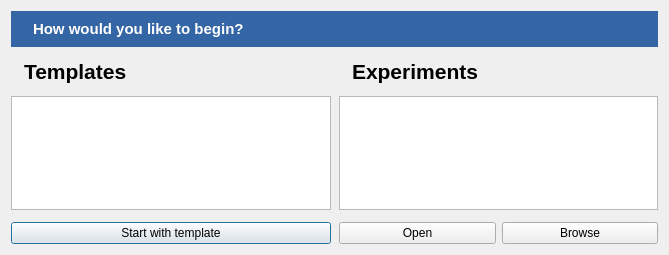
<?xml version="1.0" encoding="UTF-8"?>
<ui version="4.0">
 <class>Dialog</class>
 <widget class="QDialog" name="Dialog">
  <property name="geometry">
   <rect>
    <x>0</x>
    <y>0</y>
    <width>669</width>
    <height>255</height>
   </rect>
  </property>
  <property name="windowTitle">
   <string>New experiment</string>
  </property>
  <layout class="QVBoxLayout" name="verticalLayout_2">
   <property name="spacing">
    <number>12</number>
   </property>
   <item>
    <widget class="QWidget" name="widget_2" native="true">
     <property name="sizePolicy">
      <sizepolicy hsizetype="Preferred" vsizetype="Fixed">
       <horstretch>0</horstretch>
       <verstretch>0</verstretch>
      </sizepolicy>
     </property>
     <property name="styleSheet">
      <string notr="true">background-color: #3465a4;
color: rgb(255, 255, 255);</string>
     </property>
     <layout class="QHBoxLayout" name="horizontalLayout">
      <property name="leftMargin">
       <number>9</number>
      </property>
      <item>
       <widget class="QLabel" name="label_3">
        <property name="sizePolicy">
         <sizepolicy hsizetype="Fixed" vsizetype="Preferred">
          <horstretch>0</horstretch>
          <verstretch>0</verstretch>
         </sizepolicy>
        </property>
        <property name="text">
         <string/>
        </property>
        <property name="pixmap">
         <pixmap resource="icons.qrc">:/icons/experiment_large.png</pixmap>
        </property>
       </widget>
      </item>
      <item>
       <widget class="QLabel" name="label_4">
        <property name="font">
         <font>
          <pointsize>11</pointsize>
          <weight>75</weight>
          <bold>true</bold>
         </font>
        </property>
        <property name="text">
         <string>How would you like to begin?</string>
        </property>
       </widget>
      </item>
     </layout>
    </widget>
   </item>
   <item>
    <widget class="QWidget" name="widget" native="true">
     <layout class="QHBoxLayout" name="horizontalLayout_2">
      <property name="spacing">
       <number>8</number>
      </property>
      <property name="margin">
       <number>0</number>
      </property>
      <item>
       <widget class="QFrame" name="frame_2">
        <property name="frameShape">
         <enum>QFrame::NoFrame</enum>
        </property>
        <property name="frameShadow">
         <enum>QFrame::Raised</enum>
        </property>
        <layout class="QVBoxLayout" name="verticalLayout">
         <property name="spacing">
          <number>12</number>
         </property>
         <property name="margin">
          <number>0</number>
         </property>
         <item>
          <widget class="QWidget" name="widget_4" native="true">
           <layout class="QHBoxLayout" name="horizontalLayout_4">
            <property name="margin">
             <number>0</number>
            </property>
            <item>
             <widget class="QLabel" name="label">
              <property name="sizePolicy">
               <sizepolicy hsizetype="Fixed" vsizetype="Preferred">
                <horstretch>0</horstretch>
                <verstretch>0</verstretch>
               </sizepolicy>
              </property>
              <property name="text">
               <string/>
              </property>
              <property name="pixmap">
               <pixmap resource="icons.qrc">:/icons/wizard_large.png</pixmap>
              </property>
              <property name="alignment">
               <set>Qt::AlignLeading|Qt::AlignLeft|Qt::AlignVCenter</set>
              </property>
             </widget>
            </item>
            <item>
             <widget class="QLabel" name="label_5">
              <property name="font">
               <font>
                <pointsize>16</pointsize>
                <weight>75</weight>
                <bold>true</bold>
               </font>
              </property>
              <property name="text">
               <string>Templates</string>
              </property>
              <property name="alignment">
               <set>Qt::AlignLeading|Qt::AlignLeft|Qt::AlignVCenter</set>
              </property>
             </widget>
            </item>
           </layout>
          </widget>
         </item>
         <item>
          <widget class="QListWidget" name="list_templates">
           <property name="alternatingRowColors">
            <bool>true</bool>
           </property>
          </widget>
         </item>
         <item>
          <widget class="QPushButton" name="button_template">
           <property name="text">
            <string>Start with template</string>
           </property>
           <property name="icon">
            <iconset resource="icons.qrc">
             <normaloff>:/icons/wizard.png</normaloff>:/icons/wizard.png</iconset>
           </property>
          </widget>
         </item>
        </layout>
       </widget>
      </item>
      <item>
       <widget class="QFrame" name="frame">
        <property name="frameShape">
         <enum>QFrame::NoFrame</enum>
        </property>
        <property name="frameShadow">
         <enum>QFrame::Raised</enum>
        </property>
        <layout class="QVBoxLayout" name="verticalLayout_3">
         <property name="spacing">
          <number>12</number>
         </property>
         <property name="margin">
          <number>0</number>
         </property>
         <item>
          <widget class="QWidget" name="widget_5" native="true">
           <layout class="QHBoxLayout" name="horizontalLayout_5">
            <property name="margin">
             <number>0</number>
            </property>
            <item>
             <widget class="QLabel" name="label_6">
              <property name="sizePolicy">
               <sizepolicy hsizetype="Fixed" vsizetype="Preferred">
                <horstretch>0</horstretch>
                <verstretch>0</verstretch>
               </sizepolicy>
              </property>
              <property name="text">
               <string/>
              </property>
              <property name="pixmap">
               <pixmap resource="icons.qrc">:/icons/experiment_large.png</pixmap>
              </property>
             </widget>
            </item>
            <item>
             <widget class="QLabel" name="label_2">
              <property name="font">
               <font>
                <pointsize>16</pointsize>
                <weight>75</weight>
                <bold>true</bold>
               </font>
              </property>
              <property name="text">
               <string>Experiments</string>
              </property>
             </widget>
            </item>
           </layout>
          </widget>
         </item>
         <item>
          <widget class="QListWidget" name="list_recent">
           <property name="alternatingRowColors">
            <bool>true</bool>
           </property>
          </widget>
         </item>
         <item>
          <widget class="QWidget" name="widget_3" native="true">
           <layout class="QHBoxLayout" name="horizontalLayout_3">
            <property name="margin">
             <number>0</number>
            </property>
            <item>
             <widget class="QPushButton" name="button_recent">
              <property name="text">
               <string>Open</string>
              </property>
              <property name="icon">
               <iconset resource="icons.qrc">
                <normaloff>:/icons/browse.png</normaloff>:/icons/browse.png</iconset>
              </property>
             </widget>
            </item>
            <item>
             <widget class="QPushButton" name="button_browse">
              <property name="text">
               <string>Browse</string>
              </property>
              <property name="icon">
               <iconset resource="icons.qrc">
                <normaloff>:/icons/browse.png</normaloff>:/icons/browse.png</iconset>
              </property>
             </widget>
            </item>
           </layout>
          </widget>
         </item>
        </layout>
       </widget>
      </item>
     </layout>
    </widget>
   </item>
  </layout>
 </widget>
 <resources>
  <include location="icons.qrc"/>
 </resources>
 <connections/>
</ui>
